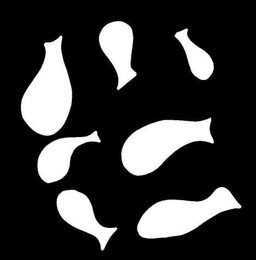
%> input picture MatLab/puzzle.jpg, 256 x 260 px, shrunk from 470 x 478 before the run
$ octave labelling.m   (GNU Octave 9; MATLAB toolbox functions it lacks are replaced by stand-ins)
%> lines starting %> are read from the running program, lines starting %| are printed output that depends on the picture; in (x1, y1, x2, y2) boxes, pixels count from 0 and x2, y2 are one past the last pixel; in counts of white or black regions, pixels touching at a corner belong together; the program's own positions count from 1
%% Labelling a binary image %%

%% Load image

W = imread('puzzle.jpg'); W1 = W;
%> further down, W is the input picture: size 260x256 uint8; min 0, max 255, mean 54.9
W = (W-min(W(:)))/(max(W(:))-min(W(:)));    % set min to 0, max to 1
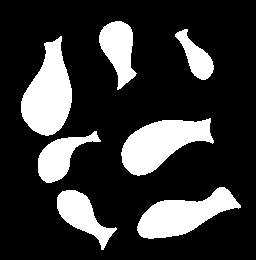
%> W: size 260x256 uint8; values 0 (black) and 1 (white), 21.5% white; 7 white regions, largest, box (x1, y1, x2, y2) and area: (21, 36, 72, 136) 3177, (121, 118, 214, 176) 3021, (137, 187, 241, 239) 2761

%% close all figures;
close all;

%% Display original
W = double(W);
figure('NumberTitle','off','Name','Original');
imshow(W);

%% Get basic information
L = size(W,1);                              % L is image 'height'(number of roll)
%> L = 260
K = size(W,2);                              % K is image 'width' (number of column)
%> K = 256

%% Set Margins of the image to zeros
W(1,:) = 0; W(L,:) = 0; W(:,1) = 0; W(:,K) = 0;

%% Step 1: Initial Labelling

label = 100;                                 % set start label
for y = 2 : L-1
    for x = 2 : K-1
        if W(y,x) == 1;
            w = W(y-1:y+1,x-1:x+1);
            maxw = max(w(:));
            if W(y,x-1) == 0 && maxw == 1
                W(y,x) = label;
                label = label + 1;
            elseif maxw >=1
                W(y,x) = maxw;
            end
        end
    end
end
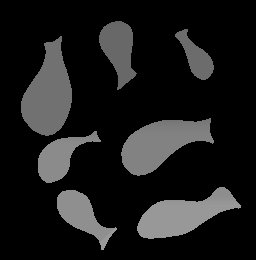
%> W: size 260x256 double; min 0, max 153, mean 27.5
%> after the loop, label = 154; maxw = 153; w = [153 153 0; 153 1 0; 0 0 0]
Y = W;

%% Step 2: Unite different labels in each connected reagion

label_1 = 0;
label_2 = 0;
loop = 1;
while loop == 1
    for y = 2 : L-1
        for x = 2 : K-1
            if Y(y,x)~=0
                wY = Y(y-1:y+1,x-1:x+1);
                maxwY = max(wY(:));
                if Y(y,x) ~= maxwY;
                    label_1 = Y(y,x);
                    label_2 = maxwY;
                    loop = 1;
                    break;
                end
            else
                loop = 0;
            end
        end
        if loop == 1
            break
        end
    end
    for y = 2 : L-1
        for x = 2 : K-1
            if Y(y,x) == label_2
                Y(y,x) = label_1;
            end
        end
    end
end
%> after the loop, label_1 = 142; label_2 = 153; loop = 0; maxwY = 142; wY = [142 142 0; 142 142 0; 0 0 0]

%% Step 3: Reassign labels with integer starting from 1

label_max = max(Y(:));
%> label_max = 142
labels = 0;
for label = 1 : label_max
    if sum(Y(:) == label) > 0;
        labels = labels + 1;
        for y = 2 : L-1
            for x = 2 : K-1
                if Y(y,x) == label
                    Y(y,x) = labels;
                end
            end
        end
    end
end
%> this loop made 142 passes
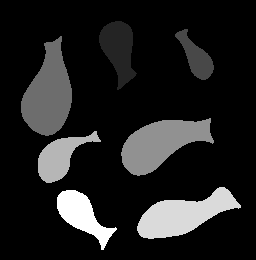
%> Y: size 260x256 double; min 0, max 7, mean 0.889; drawn with min black and max white
%> after the loop, labels = 7

%% Show result in color
% create color map for display
map = zeros(labels+1,3);
for label = 2 : labels+1
    if rem(label,6) == 0
        map(label,:) = [0 , 0 , 1];
    elseif rem(label,6) == 1
        map(label,:) = [0 , 1 , 1];
    elseif rem(label,6) == 2
        map(label,:) = [0 , 1 , 0];
    elseif rem(label,6) == 3
        map(label,:) = [1 , 1 , 0];
    elseif rem(label,6) == 4
        map(label,:) = [1 , 0 , 0];
    elseif rem(label,6) == 5
        map(label,:) = [1 , 0 , 1];
    end
end
%> this loop made 7 passes
%> after the loop, map = [0 0 0; 0 1 0; 1 1 0; 1 0 0; 1 0 1; 0 0 1; 0 1 1; 0 1 0]

% Display labelled image using the colormap
figure('NumberTitle','off','Name','Labelled Result');
imshow(Y,[0,labels],'Colormap',map);
